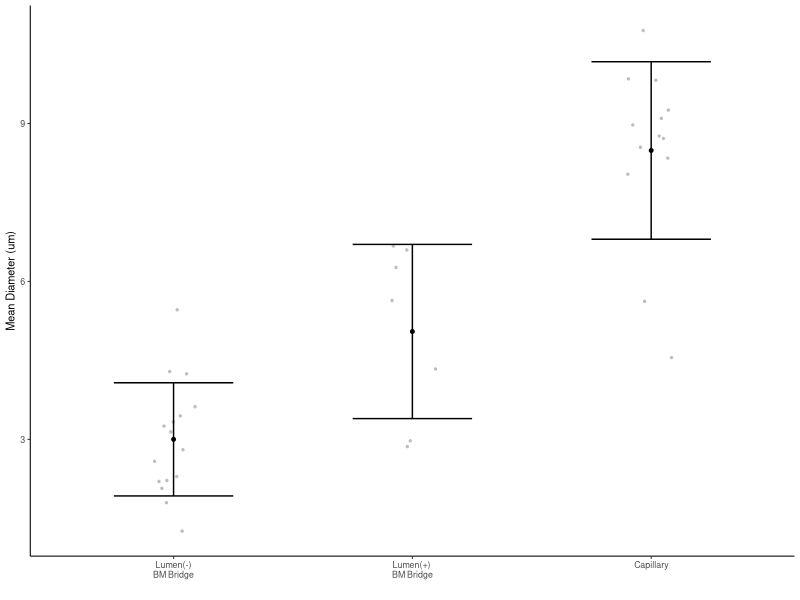
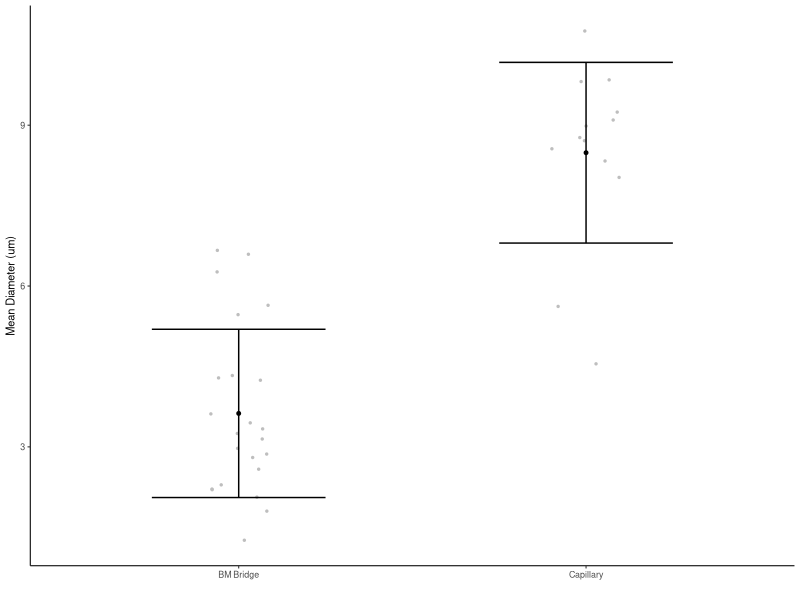

These charts were generated, in order, by the following R code:


library(ggplot2)
library(dplyr)
library(forcats)
library(cowplot)

diam_df <- read.csv(file = 'diam_output.csv')
diam_df$group <- as.factor(diam_df$group)
diam_df$group <- recode(diam_df$group, "AC Lumen(-)" = "Lumen(-)\nBM Bridge", 
                         "AC Lumen(+)" = "Lumen(+) \nBM Bridge", 'Vessel' = "Capillary")



# Get standard deviation and mean for error bars
diam_mean_df <- diam_df %>% group_by(group) %>% summarize(mean = mean(mean_diam_um), sd = sd(mean_diam_um))



p1 <- ggplot(data=diam_df,aes(x=group, y = mean_diam_um)) + 
  geom_jitter(width=0.1, color = "grey", size = 0.5) +  
  geom_point(data = diam_mean_df, aes(x = group, y=mean), size = 1) +
  geom_errorbar(data = diam_mean_df, aes(x = group,ymin = mean - sd, ymax = mean + sd),
                inherit.aes = FALSE,width = 0.5)+
  theme_classic(base_size=8) + theme(legend.position="none") +
  xlab("") + ylab("Mean Diameter (um)") #+ coord_cartesian(ylim=c(0,20))
print(p1)

save_plot("Three groups.tiff",
           p1, ncol = 1, nrow = 1, base_asp = 3, dpi = 600,  
           base_height = 1.5, base_width =3)


diam_df2 <-diam_df;
diam_df2$group <- recode(diam_df2$group, "Lumen(-)\nBM Bridge" = "BM Bridge", 
                         "Lumen(+) \nBM Bridge" = "BM Bridge")

# Get standard deviation and mean for error bars
diam_mean_df2 <- diam_df2 %>% group_by(group) %>% summarize(mean = mean(mean_diam_um), sd = sd(mean_diam_um))



t.test(subset(diam_df2, group=="BM Bridge")$mean_diam_um,subset(diam_df2, group=="Capillary")$mean_diam_um)

p2 <- ggplot(data=diam_df2,aes(x=group, y = mean_diam_um)) + 
  geom_jitter(width=0.1,color="grey", size = 0.5) +  
  geom_point(data = diam_mean_df2, aes(x = group, y=mean), size = 1) +
  geom_errorbar(data = diam_mean_df2, aes(x = group,ymin = mean - sd, ymax = mean + sd),
                inherit.aes = FALSE,width = 0.5)+
  theme_classic(base_size=8) + theme(legend.position="none") +
  xlab("") + ylab("Mean Diameter (um)") #+ coord_cartesian(ylim=c(0,20))
print(p2)

save_plot("Two groups.tiff",
          p2, ncol = 1, nrow = 1, base_asp = 3, dpi = 600,  
          base_height = 1.5, base_width =3)


  

